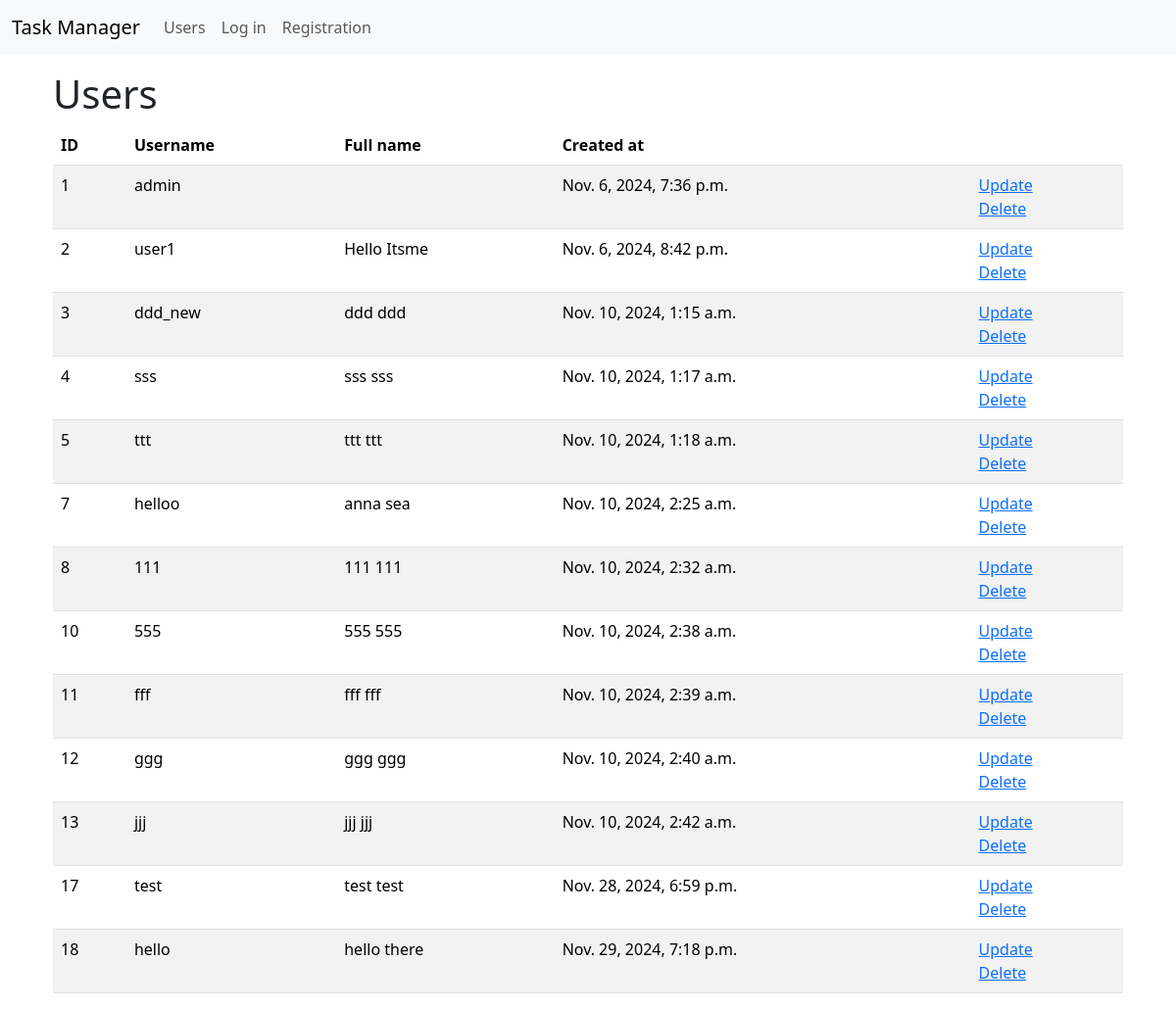
/users/, run on the app's committed database.
### task_manager/user/models.py (models this page shows, shortened)
class User(AbstractUser):
    first_name = models.CharField(
        max_length=150, blank=False, verbose_name=_("First Name")
    )
    last_name = models.CharField(
        max_length=150, blank=False, verbose_name=_("Last Name")
    )
    created_at = models.DateTimeField(default=timezone.now)

### task_manager/user/views.py (the view)
# urls.py: path('', views.IndexView.as_view(), name='index'),
class IndexView(View):
    def get(self, request, *args, **kwargs):
        users = User.objects.all()
        return render(request, 'user/index.html', context={
            'users': users
        })

### task_manager/templates/user/index.html (shortened to what this page needs)
{% extends 'base.html' %}
{% load i18n %}
{% block content %}
<div class="container wrapper flex-grow-1">
    <table class="table table-striped">
        <h1>{% translate "Users" %}</h1>
        <thead>
            <tr>
            <th scope="col">ID</th>
            <th scope="col">{% translate "Username" %}</th>
            <th scope="col">{% translate "Full name" %}</th>
            <th scope="col">{% translate "Created at" %}</th>
            <th scope="col"></th>
            </tr>
        </thead>
        <tbody>
        {% for user in users %}
        <tr>
            <td>{{ user.id }}</th>
            <td>{{ user.username }}</td>
            <td>{{ user.first_name }} {{ user.last_name }}</td>
            <td>{{ user.created_at }}</td>
            <td>
                <a href="{% url 'user_update' id=user.id %}">{% translate "Update" %}</a>
                <br>
                <a href="{% url 'user_delete' id=user.id %}">{% translate "Delete" %}</a>
            </td>
        </tr>
        {% endfor %}
        </tbody>
    </table>
</div>
{% endblock %}

### data on the page
User: id "1", username "admin", created_at "Nov. 6, 2024, 7:36 p.m."
User: id "2", username "user1", first_name "Hello", last_name "Itsme", created_at "Nov. 6, 2024, 8:42 p.m."
User: id "3", username "ddd_new", first_name "ddd", last_name "ddd", created_at "Nov. 10, 2024, 1:15 a.m."
User: id "4", username "sss", first_name "sss", last_name "sss", created_at "Nov. 10, 2024, 1:17 a.m."
User: id "5", username "ttt", first_name "ttt", last_name "ttt", created_at "Nov. 10, 2024, 1:18 a.m."
User: id "7", username "helloo", first_name "anna", last_name "sea", created_at "Nov. 10, 2024, 2:25 a.m."
User: id "8", username "111", first_name "111", last_name "111", created_at "Nov. 10, 2024, 2:32 a.m."
User: id "10", username "555", first_name "555", last_name "555", created_at "Nov. 10, 2024, 2:38 a.m."
User: id "11", username "fff", first_name "fff", last_name "fff", created_at "Nov. 10, 2024, 2:39 a.m."
User: id "12", username "ggg", first_name "ggg", last_name "ggg", created_at "Nov. 10, 2024, 2:40 a.m."
User: id "13", username "jjj", first_name "jjj", last_name "jjj", created_at "Nov. 10, 2024, 2:42 a.m."
User: id "17", username "test", first_name "test", last_name "test", created_at "Nov. 28, 2024, 6:59 p.m."
User: id "18", username "hello", first_name "hello", last_name "there", created_at "Nov. 29, 2024, 7:18 p.m."
